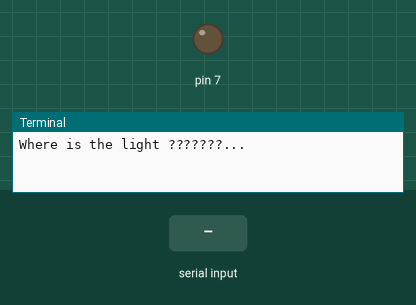
Recording of a program running on a simulated Raspberry Pi (header pin numbers). Parts: output pins drawn as LEDs (lit = HIGH), the last lines printed to the terminal. Inputs (shaded band) come from the test bench.

Above: at 1.2 s.
1.3 s: "1" typed at the terminal
At 2.6 s:
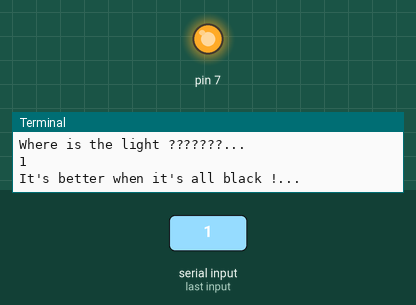
Timing chart, 0 to 4.3 s (numbered marks = the images above; inputs shaded):
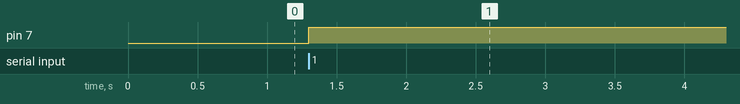

The program:

lab1.py
```python
import RPi.GPIO as GPIO ## Import GPIO library
import sys
GPIO.setmode(GPIO.BOARD) ## Use board pin numbering
GPIO.setup(7, GPIO.OUT) ## Setup GPIO Pin 7 to OUT

GPIO.output(7,False) ## Turn on GPIO pin 7
raw_input("Where is the light ???????...")

GPIO.output(7,True) ## Turn on GPIO pin 7
raw_input("It's better when it's all black !...")
GPIO.output(7,False) ## Turn on GPIO pin 7

GPIO.cleanup()
```

Measured:
- after the input at 1.3 s, pin 7: LOW → HIGH at once
